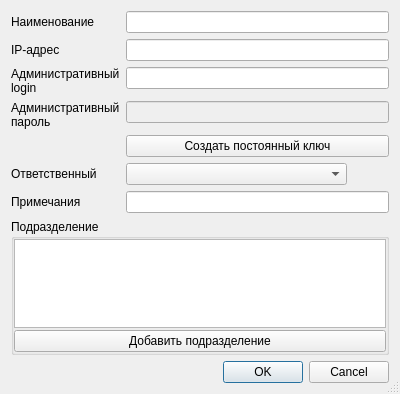
<?xml version="1.0" encoding="UTF-8"?>
<ui version="4.0">
 <class>DialogSVT</class>
 <widget class="QDialog" name="DialogSVT">
  <property name="geometry">
   <rect>
    <x>0</x>
    <y>0</y>
    <width>400</width>
    <height>394</height>
   </rect>
  </property>
  <property name="sizePolicy">
   <sizepolicy hsizetype="Preferred" vsizetype="Maximum">
    <horstretch>0</horstretch>
    <verstretch>0</verstretch>
   </sizepolicy>
  </property>
  <property name="contextMenuPolicy">
   <enum>Qt::DefaultContextMenu</enum>
  </property>
  <property name="windowTitle">
   <string>Добавление СВТ</string>
  </property>
  <property name="sizeGripEnabled">
   <bool>true</bool>
  </property>
  <layout class="QFormLayout" name="formLayout">
   <item row="0" column="0">
    <widget class="QLabel" name="label">
     <property name="text">
      <string>Наименование</string>
     </property>
    </widget>
   </item>
   <item row="0" column="1">
    <widget class="QLineEdit" name="leTitle"/>
   </item>
   <item row="1" column="0">
    <widget class="QLabel" name="label_2">
     <property name="text">
      <string>IP-адрес</string>
     </property>
    </widget>
   </item>
   <item row="1" column="1">
    <widget class="QLineEdit" name="leIp"/>
   </item>
   <item row="2" column="0">
    <widget class="QLabel" name="label_3">
     <property name="text">
      <string>Административный
login</string>
     </property>
    </widget>
   </item>
   <item row="2" column="1">
    <widget class="QLineEdit" name="leUser"/>
   </item>
   <item row="3" column="0">
    <widget class="QLabel" name="label_4">
     <property name="text">
      <string>Административный
пароль</string>
     </property>
    </widget>
   </item>
   <item row="3" column="1">
    <widget class="QLineEdit" name="lePassword">
     <property name="enabled">
      <bool>false</bool>
     </property>
    </widget>
   </item>
   <item row="5" column="0">
    <widget class="QLabel" name="label_6">
     <property name="text">
      <string>Ответственный</string>
     </property>
    </widget>
   </item>
   <item row="5" column="1">
    <layout class="QHBoxLayout" name="horizontalLayout">
     <property name="spacing">
      <number>2</number>
     </property>
     <property name="leftMargin">
      <number>0</number>
     </property>
     <property name="topMargin">
      <number>0</number>
     </property>
     <property name="rightMargin">
      <number>0</number>
     </property>
     <property name="bottomMargin">
      <number>0</number>
     </property>
     <item>
      <widget class="QComboBox" name="cbPerson"/>
     </item>
     <item>
      <widget class="QPushButton" name="pushButton">
       <property name="sizePolicy">
        <sizepolicy hsizetype="Fixed" vsizetype="Fixed">
         <horstretch>0</horstretch>
         <verstretch>0</verstretch>
        </sizepolicy>
       </property>
       <property name="text">
        <string/>
       </property>
       <property name="icon">
        <iconset resource="flash-admin.qrc">
         <normaloff>:/icons/add_user</normaloff>:/icons/add_user</iconset>
       </property>
       <property name="flat">
        <bool>true</bool>
       </property>
      </widget>
     </item>
    </layout>
   </item>
   <item row="7" column="0">
    <widget class="QLabel" name="label_5">
     <property name="text">
      <string>Примечания</string>
     </property>
    </widget>
   </item>
   <item row="7" column="1">
    <widget class="QLineEdit" name="leComment"/>
   </item>
   <item row="8" column="0" colspan="2">
    <widget class="QGroupBox" name="groupBox">
     <property name="title">
      <string>Подразделение</string>
     </property>
     <layout class="QVBoxLayout" name="verticalLayout">
      <property name="spacing">
       <number>2</number>
      </property>
      <property name="leftMargin">
       <number>0</number>
      </property>
      <property name="topMargin">
       <number>0</number>
      </property>
      <property name="rightMargin">
       <number>0</number>
      </property>
      <property name="bottomMargin">
       <number>0</number>
      </property>
      <item>
       <widget class="QListWidget" name="listWidget"/>
      </item>
      <item>
       <widget class="QPushButton" name="pbAddDivision">
        <property name="text">
         <string>Добавить подразделение</string>
        </property>
        <property name="icon">
         <iconset resource="flash-admin.qrc">
          <normaloff>:/icons/add_group</normaloff>:/icons/add_group</iconset>
        </property>
        <property name="autoDefault">
         <bool>false</bool>
        </property>
        <property name="flat">
         <bool>false</bool>
        </property>
       </widget>
      </item>
     </layout>
    </widget>
   </item>
   <item row="9" column="0" colspan="2">
    <widget class="QDialogButtonBox" name="buttonBox">
     <property name="orientation">
      <enum>Qt::Horizontal</enum>
     </property>
     <property name="standardButtons">
      <set>QDialogButtonBox::Cancel|QDialogButtonBox::Ok</set>
     </property>
    </widget>
   </item>
   <item row="4" column="1">
    <widget class="QPushButton" name="pbSshAddKey">
     <property name="toolTip">
      <string>Создает постоянный RSA-ключ для подключеня к СВТ без пароля</string>
     </property>
     <property name="text">
      <string>Создать постоянный ключ</string>
     </property>
    </widget>
   </item>
  </layout>
 </widget>
 <tabstops>
  <tabstop>leTitle</tabstop>
  <tabstop>leIp</tabstop>
  <tabstop>leUser</tabstop>
  <tabstop>lePassword</tabstop>
  <tabstop>listWidget</tabstop>
 </tabstops>
 <resources>
  <include location="flash-admin.qrc"/>
 </resources>
 <connections>
  <connection>
   <sender>buttonBox</sender>
   <signal>rejected()</signal>
   <receiver>DialogSVT</receiver>
   <slot>reject()</slot>
   <hints>
    <hint type="sourcelabel">
     <x>174</x>
     <y>382</y>
    </hint>
    <hint type="destinationlabel">
     <x>286</x>
     <y>274</y>
    </hint>
   </hints>
  </connection>
 </connections>
</ui>
